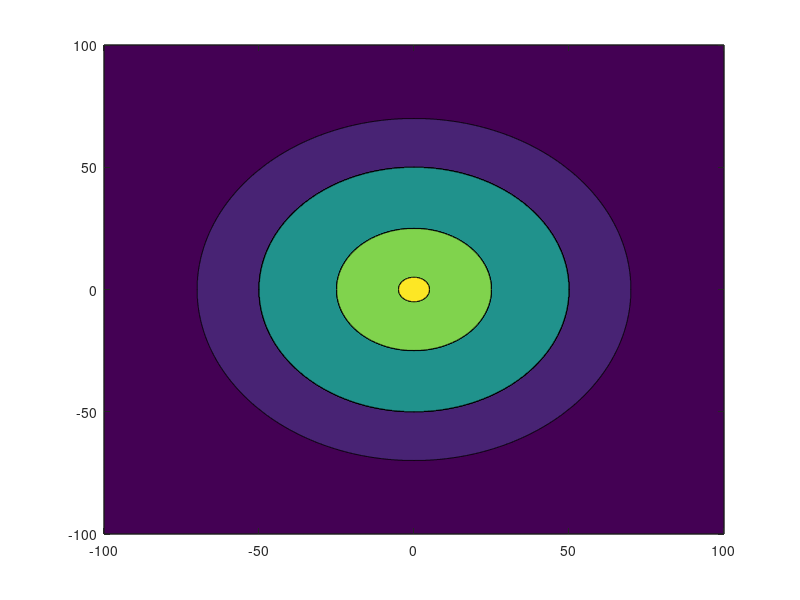

MATLAB code to generate this figure: (Note: this script raises an error after producing the figure.)
x=meshgrid([-100:.1:100]);
y=x';
z=zeros(size(x));
z_zone=[100,75,50,10;5^2,25^2,50^2,70^2];
for i=size(z_zone,2):-1:1
    z((x.^2+y.^2)<=z_zone(2,i))=z_zone(1,i);
end
close
g1=figure
contourf(x,y,z)
b=0:.1:1;%[0 0 0 0 0 0 0 0 0 0 0]+1;
g=0:.1:1;%[0 0 0 0 0 0 0 0 0 0 0]+1;
r=[0 0 0 0 0 0 0 0 0 0 0]+1;

map = [ r(1) g(1)  b(1)
        r(2) g(2)  b(2)
        r(3) g(3)  b(3)
        r(4) g(4)  b(4)
        r(5) g(5)  b(5)
        r(6) g(6)  b(6)
        r(7) g(7)  b(7)
        r(8) g(8)  b(8)
        r(9) g(9)  b(9)
        r(10) g(10) b(10)
        r(11) g(11) b(11)]*.8;

colormap(g1,map)
axis equal

